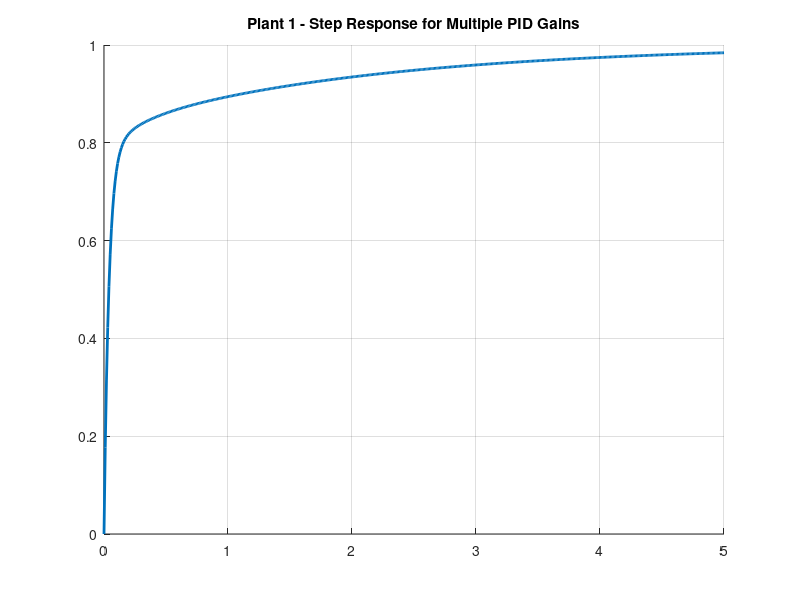

This figure's MATLAB source: (Note: this script raises an error after producing the figure.)
%% Smart PID-Based Temperature Control Simulation
clc; clear; close all;

%% --------------------------- Test Cases -----------------------------
% Define multiple plant models (e.g., thermal system, motor)
plants = {
    tf([1],[1 10 20]),     % Plant 1: Second-order system
    tf([5],[1 5 6]),       % Plant 2: Second-order, different dynamics
    tf([2],[1 4 3])        % Plant 3: Another example
};

plant_names = {'Plant 1', 'Plant 2', 'Plant 3'};

% Define PID gain sets to test
PID_gains = [
    100  50  20;   % Kp Ki Kd
    200 100  50;
    350 300  50
];

gain_names = {'Gains Set 1','Gains Set 2','Gains Set 3'};

%% --------------------------- Simulation -----------------------------
t = 0:0.01:5;  % time vector

for p = 1:length(plants)
    figure('Name', plant_names{p}, 'NumberTitle','off'); hold on; grid on;
    title([plant_names{p} ' - Step Response for Multiple PID Gains']);
    
    for g = 1:size(PID_gains,1)
        Kp = PID_gains(g,1);
        Ki = PID_gains(g,2);
        Kd = PID_gains(g,3);
        
        controller = pid(Kp, Ki, Kd);           % PID controller
        closedLoop = feedback(controller*plants{p},1); % Closed-loop system
        
        [y, ~] = step(closedLoop, t);           % Step response
        plot(t, y, 'LineWidth', 2);             % Plot response
        
        % Compute performance metrics
        info = stepinfo(closedLoop);
        fprintf('%s - %s:\n', plant_names{p}, gain_names{g});
        fprintf('  RiseTime: %.3f s, SettlingTime: %.3f s, Overshoot: %.2f%%, SteadyState: %.2f\n',...
                info.RiseTime, info.SettlingTime, info.Overshoot, y(end));
    end
    
    xlabel('Time (s)');
    ylabel('Temperature / Output');
    legend(gain_names,'Location','best');
end

%% --------------------------- Error Analysis -------------------------
for p = 1:length(plants)
    figure('Name', ['Error Signal - ' plant_names{p}], 'NumberTitle','off'); hold on; grid on;
    
    for g = 1:size(PID_gains,1)
        Kp = PID_gains(g,1);
        Ki = PID_gains(g,2);
        Kd = PID_gains(g,3);
        
        controller = pid(Kp, Ki, Kd);
        closedLoop = feedback(controller*plants{p},1);
        [y, ~] = step(closedLoop, t);
        r = ones(size(t));  % desired step input
        error = r - y;
        plot(t, error, 'LineWidth', 2);
    end
    
    xlabel('Time (s)');
    ylabel('Error');
    title(['Error Signals - ' plant_names{p}]);
    legend(gain_names,'Location','best');
end

%% --------------------------- Comparison of P, PI, PD, PID -------------------------
% Using Plant 1 as example
plant = plants{1};
figure('Name','Controller Comparison - Plant 1','NumberTitle','off'); hold on; grid on;

controllers = {pid(350,0,0), pid(350,300,0), pid(350,0,50), pid(350,300,50)};
ctrl_names = {'P','PI','PD','PID'};

for k = 1:length(controllers)
    closedLoop = feedback(controllers{k}*plant,1);
    step(closedLoop, t);
end

title('P vs PI vs PD vs PID Controller - Step Response');
xlabel('Time (s)'); ylabel('Output');
legend(ctrl_names,'Location','best');
